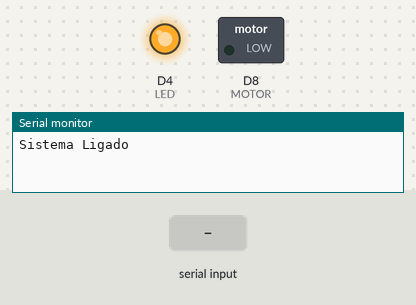
Recording of a sketch running on a simulated ESP8266 (NodeMCU). On the bench: switched loads named in the sketch (green lamp = pin HIGH), output pins drawn as LEDs (lit = HIGH), the last lines printed to the serial monitor. Inputs (shaded band) come from the test bench.

Above: at 1.2 s.
1.3 s: "1" received over Serial
At 1.7 s:
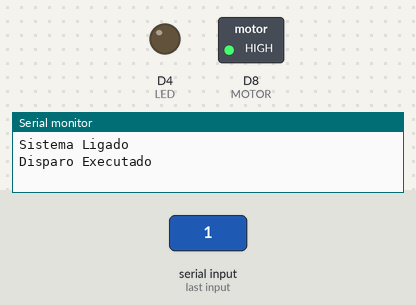
Timing chart, 0 to 4.3 s (numbered marks = the images above; inputs shaded):
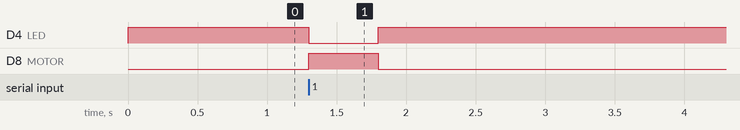

The sketch:

firmware.ino
```cpp
/*
  Este programa liga o motor por 1 segundo, toda
  vez que recebe o caractere ASCCII "1" pela porta
  serial. A Velocidade da Porta Serial foi
  definida em 9600bps.
*/
char Value = 0;
int MOTOR = D8;
int LED = D4;
long int count;
#define TEMPO_OFF 116279  //~1 segundo
#define TEMPO_ON  100 //840us
void setup()
{
  Serial.begin(9600);

  Serial.println("Sistema Ligado");
  pinMode(MOTOR, OUTPUT);
  pinMode(LED, OUTPUT);

  digitalWrite(MOTOR, LOW);
  digitalWrite(LED, HIGH);
}

void loop()
{
  if (Serial.available())
  {

    Value = Serial.read();
    // Faremos o teste com o numero "1" em ASCII
    if (Value == '1')
    {
      digitalWrite(MOTOR, HIGH);
      digitalWrite(LED, LOW);
      Serial.println("Disparo Executado");
      delay(500); // Wait for 1000 millisecond(s)
      digitalWrite(LED, HIGH);
      digitalWrite(MOTOR, LOW);
      Value = 0;

    }
  }
  count++;
  if(count == TEMPO_OFF) digitalWrite(LED, LOW);
  else if(count == TEMPO_ON+TEMPO_OFF)
  {
    digitalWrite(LED, HIGH);
    count = 0;
  }

  //delay(100);
}
```

Measured:
- after the input at 1.3 s, D4 (LED): HIGH → LOW at once, → HIGH 0.50 s later; D8 (MOTOR): LOW → HIGH at once, → LOW 0.50 s later
